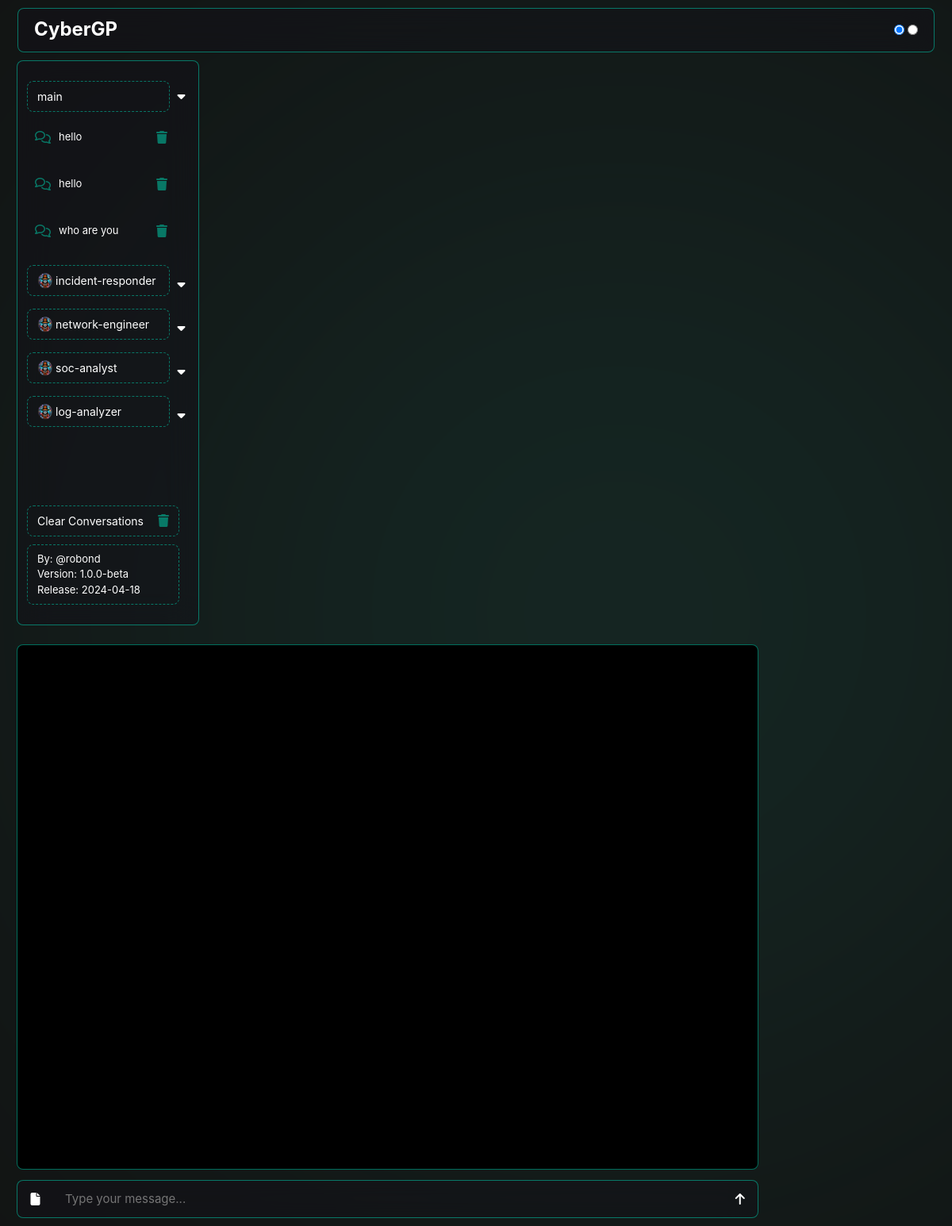
Before: /main/ with the older database file.
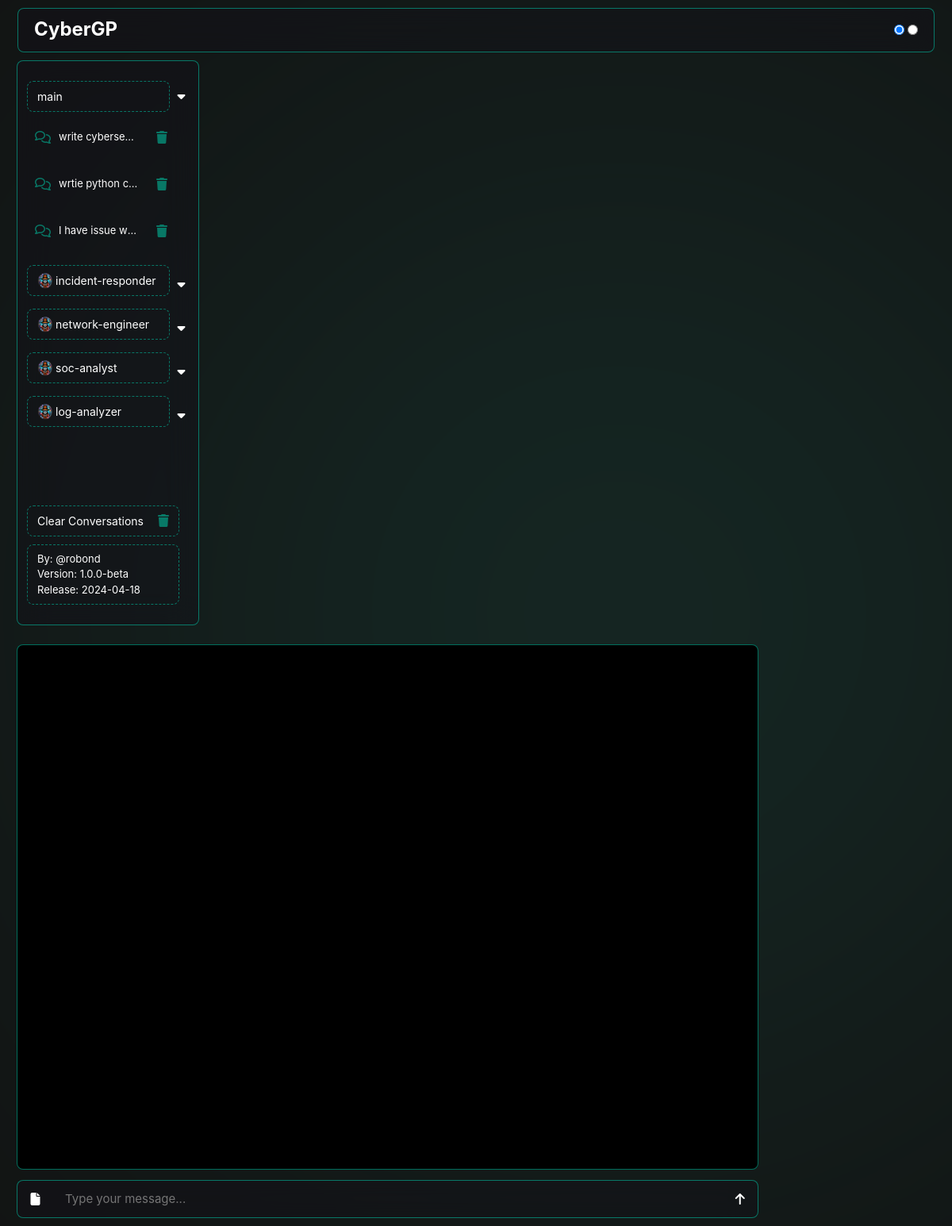
After: the same page with the newer database file.
### myapp/models.py (models this page shows, shortened)
class Conversation(models.Model):
    guid = models.CharField(max_length=16, unique=True, editable=False)
    created_at = models.DateTimeField(auto_now_add=True)
    title = models.CharField(max_length=255)
    type = models.CharField(max_length=60, default=None)

### myapp/views/chat.py (the view)
# urls.py: path('', include('main.urls')),
def main(request, guid = None):
    conversation, messages = find_conversation(guid)
    bringAgentsConversations()
    return render(request, 'soc.html', {
        'chat_history': messages,
        'guid': guid,
        'type': 'main',
        'agents': agents
    })

### myapp/helpers/conversation.py (called while the page is built)
def bringAgentsConversations():
    for i, agent_data in enumerate(agents):
        agents[i]['conversations'] = Conversation.objects.filter(type=agent_data['type']).order_by('-created_at')

def find_conversation(guid):
    if guid is None:
        conversation = None
        messages = []
    else:
        conversation = Conversation.objects.filter(guid=guid)[0]
        if not(conversation):
            return redirect('main')
        messages = Message.objects.filter(conversation=conversation)
    return conversation, messages

### myapp/templates/soc.html (shortened to what this page needs)
{% extends 'layouts/base.html' %}
{% block content %}
    <div class="agents">
        {% include 'layouts/agents.html' %}
    </div>
    <div class="conversation disable-scrollbars">
        <div class="messages">
        </div>
        <div class="user-input">
            <div class="box input-box">
                <form id="chat-form" method="post" action="{% url 'main' %}" enctype='multipart/form-data'>
                    <div class="form-content">
                        <button type="text" class="upload-image"  id="upload-button">
                            <i class="fas fa-file"></i>
                        </button>
                        <textarea oninput="textAreaAdjust(this)" id="message-input" type="text" name="user_input" placeholder="Type your message..."  autofocus></textarea>
                        <button type="submit" class="send_button">
                            <i class="fas fa-arrow-up"></i>
                        </button>
                    </div>
                </form>
            </div>
        </div>
    </div>
{% endblock %}

### myapp/templates/layouts/base.html (shortened to what this page needs)
<!DOCTYPE html>
<html lang="en">
<head>
    <link rel="stylesheet" href="https://cdnjs.cloudflare.com/ajax/libs/bootstrap/5.3.2/css/bootstrap.min.css">
    <link rel="stylesheet" href="https://cdnjs.cloudflare.com/ajax/libs/font-awesome/6.5.1/css/all.min.css">
    <link rel="stylesheet" href="../../static/css/main.css">
</head>
<body onload="runConsoleText()">
    <div class="gradient"></div>
    <div class="container">
        {% include 'layouts/header.html' %}
        <div class="row">
            {% block content %}
            {% endblock %}
        </div>
    </div>
</body>
</html>

### myapp/templates/layouts/header.html (shortened to what this page needs)
<header>
  <div class="box">
    <div class="header-content">
    <div class="logo" id="logo" >
      <a href="/" style="text-decoration: none;">
        <div class='console-container'>
          <span id='text'></span>
        </div>
      </a>
    </div>
      <nav class="navbar">
        <form class="color-picker" action="">
            <fieldset>
                <input type="radio" title="light" name="theme" id="light" checked>
                <input type="radio" title="blue" id="blue" name="theme">
            </fieldset>
         </form>
      </nav>
    </div>
  </div>
</header>

### myapp/templates/layouts/agents.html
    <div class="agents_box">
    <div class="top_buttons">
        {% for agent in agents %}
            <div class="agent" >
                <a class="agent_button" data-agent="{{ agent.type }}" href="/{{ agent.type }}">
                    {% if agent.image %}
                        <img src="../../static/images/{{ agent.image }}.png" alt="{{ agent.name }}">
                    {% endif %}
                    <span>{{ agent.name }}</span>
                </a>
                <a href="#" class="toggle_conversations {% if agent.name == type %}active{% endif %}" data-agent="{{ agent.type }}">
                    <i class=" fas fa-caret-down"></i>
                </a>
                {% if agent.conversations %}
                    <div class="conversations" data-conversations-for="{{ agent.type }}" >
                        {% for conversation in agent.conversations %}
                            <div class="convo" data-guid="{{ conversation.guid }}">
                                <div class="left">
                                    <i class="fa-regular fa-comments"></i>
                                    <a class="convo-title" href="/{{ agent.type }}/{{ conversation.guid }}">{{ conversation.title|truncatechars:30 }}</a><br>
                                </div>
                                <button class="btn remove-button" data-toggle="modal" data-target="#confirmationModal">
                                    <i class="fa fa-trash"></i>
                                </button>
                            </div>
                        {% endfor %}
                    </div>
                {% endif %}
            </div>
        {% endfor %}
    </div>
    <div class="bottom_buttons">
        <button class=""  data-toggle="modal" data-target="#confirmationModal">
            <span>Clear Conversations</span>
            <i class="fa fa-trash"></i>
        </button>
        <div class="info">
            <span class="convo-title">
                By: @robond<br>
                Version: 1.0.0-beta<br>
                Release: 2024-04-18<br>
            </span>
        </div>
    </div>
</div>

Changed rows visible on the page:
removed Conversation: title "hello"
removed Conversation: title "hello"
removed Conversation: title "who are you"
added Conversation: title "write cyberse…"
added Conversation: title "wrtie python c…"
added Conversation: title "I have issue w…"
